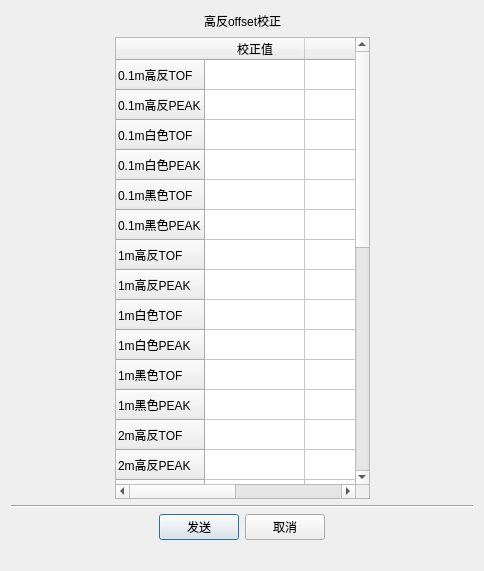
<?xml version="1.0" encoding="UTF-8"?>
<ui version="4.0">
 <class>HighReact_Dialog</class>
 <widget class="QDialog" name="HighReact_Dialog">
  <property name="geometry">
   <rect>
    <x>0</x>
    <y>0</y>
    <width>484</width>
    <height>571</height>
   </rect>
  </property>
  <property name="windowTitle">
   <string>高反offset校正</string>
  </property>
  <property name="windowIcon">
   <iconset resource="img.qrc">
    <normaloff>:/new/image/images/ccPointPicking.png</normaloff>:/new/image/images/ccPointPicking.png</iconset>
  </property>
  <layout class="QGridLayout" name="gridLayout">
   <item row="0" column="1">
    <layout class="QHBoxLayout" name="horizontalLayout">
     <item>
      <spacer name="horizontalSpacer">
       <property name="orientation">
        <enum>Qt::Horizontal</enum>
       </property>
       <property name="sizeHint" stdset="0">
        <size>
         <width>40</width>
         <height>20</height>
        </size>
       </property>
      </spacer>
     </item>
     <item>
      <widget class="QLabel" name="label">
       <property name="styleSheet">
        <string notr="true">font: 12pt &quot;黑体&quot;;</string>
       </property>
       <property name="text">
        <string>高反offset校正</string>
       </property>
      </widget>
     </item>
     <item>
      <spacer name="horizontalSpacer_2">
       <property name="orientation">
        <enum>Qt::Horizontal</enum>
       </property>
       <property name="sizeHint" stdset="0">
        <size>
         <width>40</width>
         <height>20</height>
        </size>
       </property>
      </spacer>
     </item>
    </layout>
   </item>
   <item row="1" column="0">
    <spacer name="horizontalSpacer_3">
     <property name="orientation">
      <enum>Qt::Horizontal</enum>
     </property>
     <property name="sizeHint" stdset="0">
      <size>
       <width>99</width>
       <height>20</height>
      </size>
     </property>
    </spacer>
   </item>
   <item row="1" column="1">
    <widget class="QTableWidget" name="tableWidget">
     <row>
      <property name="text">
       <string>0.1m高反TOF</string>
      </property>
     </row>
     <row>
      <property name="text">
       <string>0.1m高反PEAK</string>
      </property>
     </row>
     <row>
      <property name="text">
       <string>0.1m白色TOF</string>
      </property>
     </row>
     <row>
      <property name="text">
       <string>0.1m白色PEAK</string>
      </property>
     </row>
     <row>
      <property name="text">
       <string>0.1m黑色TOF</string>
      </property>
     </row>
     <row>
      <property name="text">
       <string>0.1m黑色PEAK</string>
      </property>
     </row>
     <row>
      <property name="text">
       <string>1m高反TOF</string>
      </property>
     </row>
     <row>
      <property name="text">
       <string>1m高反PEAK</string>
      </property>
     </row>
     <row>
      <property name="text">
       <string>1m白色TOF</string>
      </property>
     </row>
     <row>
      <property name="text">
       <string>1m白色PEAK</string>
      </property>
     </row>
     <row>
      <property name="text">
       <string>1m黑色TOF</string>
      </property>
     </row>
     <row>
      <property name="text">
       <string>1m黑色PEAK</string>
      </property>
     </row>
     <row>
      <property name="text">
       <string>2m高反TOF</string>
      </property>
     </row>
     <row>
      <property name="text">
       <string>2m高反PEAK</string>
      </property>
     </row>
     <row>
      <property name="text">
       <string>2m白色TOF</string>
      </property>
     </row>
     <row>
      <property name="text">
       <string>2m白色PEAK</string>
      </property>
     </row>
     <row>
      <property name="text">
       <string>2m黑色TOF</string>
      </property>
     </row>
     <row>
      <property name="text">
       <string>2m黑色PEAK</string>
      </property>
     </row>
     <row>
      <property name="text">
       <string>4m高反TOF</string>
      </property>
     </row>
     <row>
      <property name="text">
       <string>4m高反PEAK</string>
      </property>
     </row>
     <row>
      <property name="text">
       <string>4m白色TOF</string>
      </property>
     </row>
     <row>
      <property name="text">
       <string>4m白色PEAK</string>
      </property>
     </row>
     <row>
      <property name="text">
       <string>4m黑色TOF</string>
      </property>
     </row>
     <row>
      <property name="text">
       <string>4m黑色PEAK</string>
      </property>
     </row>
     <row>
      <property name="text">
       <string>8m高反TOF</string>
      </property>
     </row>
     <row>
      <property name="text">
       <string>8m高反PEAK</string>
      </property>
     </row>
     <row>
      <property name="text">
       <string>8m白色TOF</string>
      </property>
     </row>
     <row>
      <property name="text">
       <string>8m白色PEAK</string>
      </property>
     </row>
     <row>
      <property name="text">
       <string>8m黑色TOF</string>
      </property>
     </row>
     <row>
      <property name="text">
       <string>8m黑色PEAK</string>
      </property>
     </row>
     <column>
      <property name="text">
       <string>校正值</string>
      </property>
     </column>
     <column>
      <property name="text">
       <string/>
      </property>
     </column>
    </widget>
   </item>
   <item row="1" column="2">
    <spacer name="horizontalSpacer_4">
     <property name="orientation">
      <enum>Qt::Horizontal</enum>
     </property>
     <property name="sizeHint" stdset="0">
      <size>
       <width>98</width>
       <height>20</height>
      </size>
     </property>
    </spacer>
   </item>
   <item row="2" column="0" colspan="3">
    <widget class="Line" name="line">
     <property name="orientation">
      <enum>Qt::Horizontal</enum>
     </property>
    </widget>
   </item>
   <item row="3" column="0" colspan="3">
    <layout class="QHBoxLayout" name="horizontalLayout_2">
     <item>
      <spacer name="horizontalSpacer_6">
       <property name="orientation">
        <enum>Qt::Horizontal</enum>
       </property>
       <property name="sizeHint" stdset="0">
        <size>
         <width>40</width>
         <height>20</height>
        </size>
       </property>
      </spacer>
     </item>
     <item>
      <widget class="QPushButton" name="send_pushButton">
       <property name="text">
        <string>发送</string>
       </property>
      </widget>
     </item>
     <item>
      <widget class="QPushButton" name="cancel_pushButton">
       <property name="text">
        <string>取消</string>
       </property>
      </widget>
     </item>
     <item>
      <spacer name="horizontalSpacer_7">
       <property name="orientation">
        <enum>Qt::Horizontal</enum>
       </property>
       <property name="sizeHint" stdset="0">
        <size>
         <width>40</width>
         <height>20</height>
        </size>
       </property>
      </spacer>
     </item>
    </layout>
   </item>
   <item row="4" column="0" colspan="3">
    <spacer name="horizontalSpacer_5">
     <property name="orientation">
      <enum>Qt::Horizontal</enum>
     </property>
     <property name="sizeHint" stdset="0">
      <size>
       <width>463</width>
       <height>20</height>
      </size>
     </property>
    </spacer>
   </item>
  </layout>
 </widget>
 <resources>
  <include location="img.qrc"/>
 </resources>
 <connections/>
</ui>
